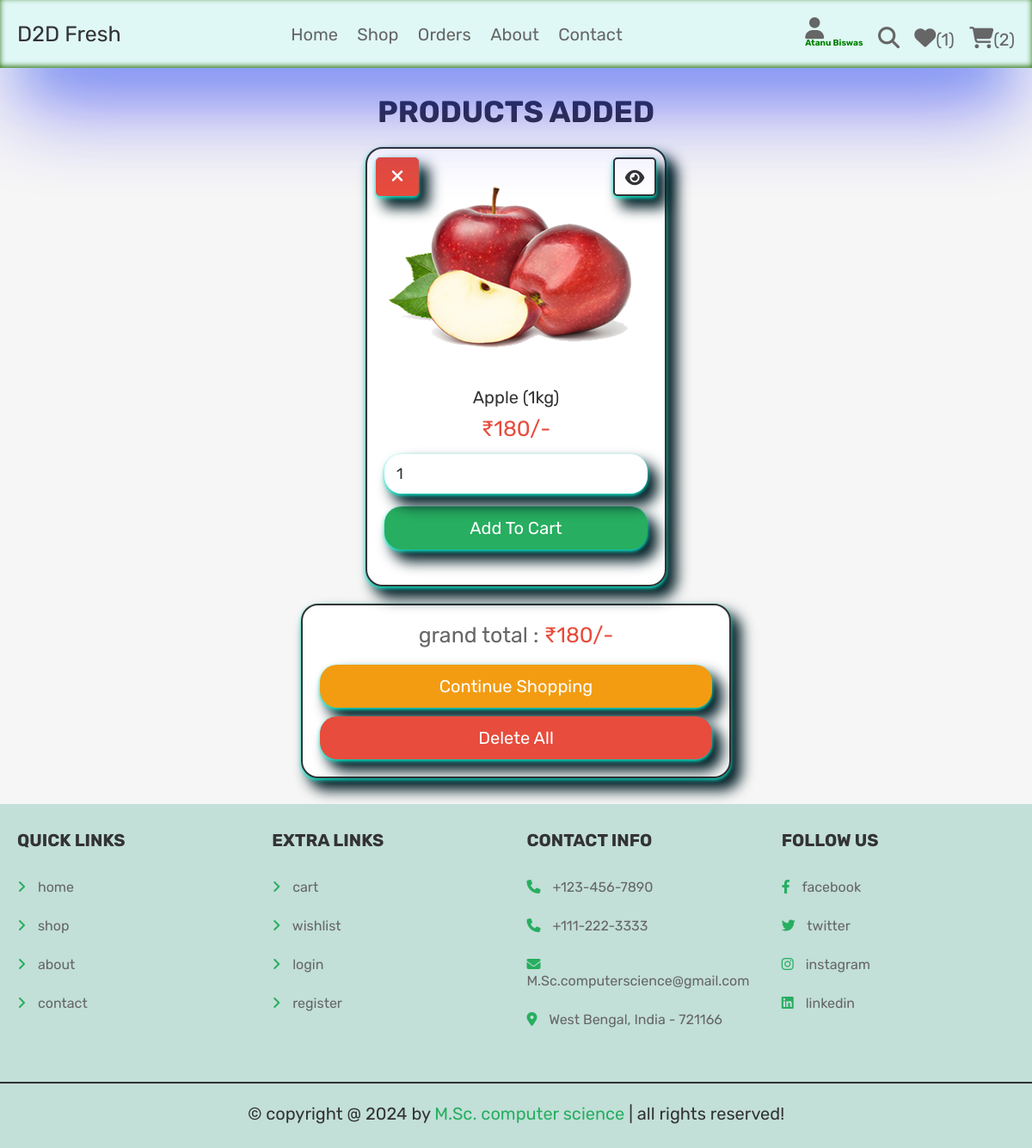
/wishlist.php (signed in), run on the app's committed database.
### tables this page shows
CREATE TABLE `wishlist` (
  `id` int(100) NOT NULL,
  `user_id` int(100) NOT NULL,
  `pid` int(100) NOT NULL,
  `name` varchar(100) NOT NULL,
  `price` int(100) NOT NULL,
  `image` varchar(100) NOT NULL
);

### wishlist.php (the view, shortened to what this page needs)
<?php
@include 'config.php';
?>
<!DOCTYPE html>
<html lang="en">
<head>
   <link rel="stylesheet" href="https://cdnjs.cloudflare.com/ajax/libs/font-awesome/6.1.1/css/all.min.css">
   <link rel="stylesheet" href="css/style.css">
</head>
<body>
<?php include 'header.php'; ?>
<section class="wishlist">
   <h1 class="title">products added</h1>
   <div class="box-container">
   <?php
      $grand_total = 0;
      $select_wishlist = $conn->prepare("SELECT * FROM `wishlist` WHERE user_id = ?");
      $select_wishlist->execute([$user_id]);
      if($select_wishlist->rowCount() > 0){
         while($fetch_wishlist = $select_wishlist->fetch(PDO::FETCH_ASSOC)){
   ?>
   <form action="" method="POST" class="box"
   style="border-radius: 2rem;height:100%;
         box-shadow: rgb(16 243 213) 0px 2px 4px 0px, rgba(1, 30, 37, 3.32) 10px 12px 16px 2px;"
   >
      <a style=" box-shadow: rgb(16 243 213) 0px 2px 4px 0px, rgba(1, 30, 37, 3.32) 10px 12px 16px 2px;"
       href="wishlist.php?delete=<?= $fetch_wishlist['id']; ?>" class="fas fa-times" onclick="return confirm('delete this from wishlist?');"></a>
      <a style=" box-shadow: rgb(16 243 213) 0px 2px 4px 0px, rgba(1, 30, 37, 3.32) 10px 12px 16px 2px;"
      href="view_page.php?pid=<?= $fetch_wishlist['pid']; ?>" class="fas fa-eye"></a>
      <img src="uploaded_img/<?= $fetch_wishlist['image']; ?>" alt="" style="height:50%">
      <div class="name"><?= $fetch_wishlist['name']; ?></div>
      <div class="price">₹<?= $fetch_wishlist['price']; ?>/-</div>
      <input  style="border-radius: 2rem; border:0px;
         box-shadow: rgb(16 243 213) 0px 2px 4px 0px, rgba(1, 30, 37, 3.32) 10px 12px 16px 2px;"
      type="number" min="1" value="1" class="qty" name="p_qty">
      <input style="border-radius: 2rem;
         box-shadow: rgb(16 243 213) 0px 2px 4px 0px, rgba(1, 30, 37, 3.32) 10px 12px 16px 2px;"
       type="submit" value="add to cart" name="add_to_cart" class="btn">
   </form>
   <?php
      $grand_total += $fetch_wishlist['price'];
      }
   }else{
      echo '<p class="empty">your wishlist is empty</p>';
   }
   ?>
   </div>
   <div class="wishlist-total" style="border-radius: 2rem;height:100%;
         box-shadow: rgb(16 243 213) 0px 2px 4px 0px, rgba(1, 30, 37, 3.32) 10px 12px 16px 2px;">
      <p>grand total : <span>₹<?= $grand_total; ?>/-</span></p>
      <a  style="border-radius: 2rem;height:100%;
         box-shadow: rgb(16 243 213) 0px 2px 4px 0px, rgba(1, 30, 37, 3.32) 10px 12px 16px 2px;"
       href="shop.php" class="option-btn">continue shopping</a>
      <a  style="border-radius: 2rem;height:100%;
         box-shadow: rgb(16 243 213) 0px 2px 4px 0px, rgba(1, 30, 37, 3.32) 10px 12px 16px 2px;"
       href="wishlist.php?delete_all" class="delete-btn <?= ($grand_total > 1)?'':'disabled'; ?>">delete all</a>
   </div>
</section>
<?php include 'footer.php'; ?>
</body>
</html>

### css/style.css (style rules this page uses)
.wishlist .box-container { display: grid; grid-template-columns: repeat(auto-fit, 35rem); gap:1.5rem; justify-content: center; align-items: flex-start; }
.wishlist .box-container .box { padding:2rem; text-align: center; border:var(--border); background-color: var(--white); box-shadow: var(--box-shadow); border-radius: .5rem; position: relative; }
.wishlist .box-container .box .price { padding:1rem 0; color:var(--red); font-size: 2.5rem; }
.wishlist .box-container .box .fa-eye { position: absolute; top:1rem; right:1rem; border-radius: .5rem; height: 4.5rem; line-height: 4.3rem; width: 5rem; border:var(--border); color:var(--black); font-size: 2rem; background-color: var(--white); }
.wishlist .box-container .box .fa-times { position: absolute; top:1rem; left:1rem; border-radius: .5rem; height: 4.5rem; line-height: 4.3rem; width: 5rem; color:var(--white); font-size: 2rem; background-color: var(--red); }
.wishlist .box-container .box img { width: 100%; margin-bottom: 1rem; }
.wishlist .box-container .box .name { font-size: 2rem; color:var(--black); padding-top: 1rem; }
.wishlist .box-container .box .qty { margin:.5rem 0; border-radius: .5rem; padding:1.2rem 1.4rem; font-size: 1.8rem; color:var(--black); border:var(--border); width: 100%; }
.wishlist .wishlist-total { max-width: 50rem; margin: 0 auto; margin-top: 2rem; padding:2rem; text-align: center; border:var(--border); background-color: var(--white); box-shadow: var(--box-shadow); border-radius: .5rem; }
.wishlist .wishlist-total p { margin-bottom: 2rem; font-size: 2.5rem; color:var(--light-color); }
.wishlist .wishlist-total p span { color:var(--red); }

### css/components.css (style rules this page uses)
:root { --green:#27ae60; --orange:#f39c12; --red:#e74c3c; --black:#333; --light-color:#666; --white:#fff; --light-bg:#f6f6f6; --border:.2rem solid var(--black); --box-shadow:0 .5rem 1rem rgba(0,0,0,.1); }
* { font-family: 'Rubik', sans-serif; margin:0; padding:0; box-sizing: border-box; outline: none; border:none; text-decoration: none; color:var(--black); }
body { background-color: var(--light-bg); }
html { font-size: 62.5%; overflow-x: hidden; scroll-behavior: smooth; scroll-padding-top: 6.5rem; }
section { padding:3rem 2rem; max-width: 1200px; margin:0 auto; }
.btn, .delete-btn, .option-btn { display: block; width: 100%; margin-top: 1rem; border-radius: .5rem; color:var(--white); font-size: 2rem; padding:1.3rem 3rem; text-transform: capitalize; cursor: pointer; text-align: center; }
.btn { background-color: var(--green); }
.delete-btn { background-color: var(--red); }
.option-btn { background-color: var(--orange); }
.title { text-align: center; margin-bottom: 2rem; text-transform: uppercase; color:var(--black); font-size: 3.5rem; }

### data on the page
wishlist: image (picture), name "Apple (1kg)", price "180"

### other printed values
$count_wishlist_items->rowCount() "1"
$count_cart_items->rowCount() "2"
$grand_total "180"
